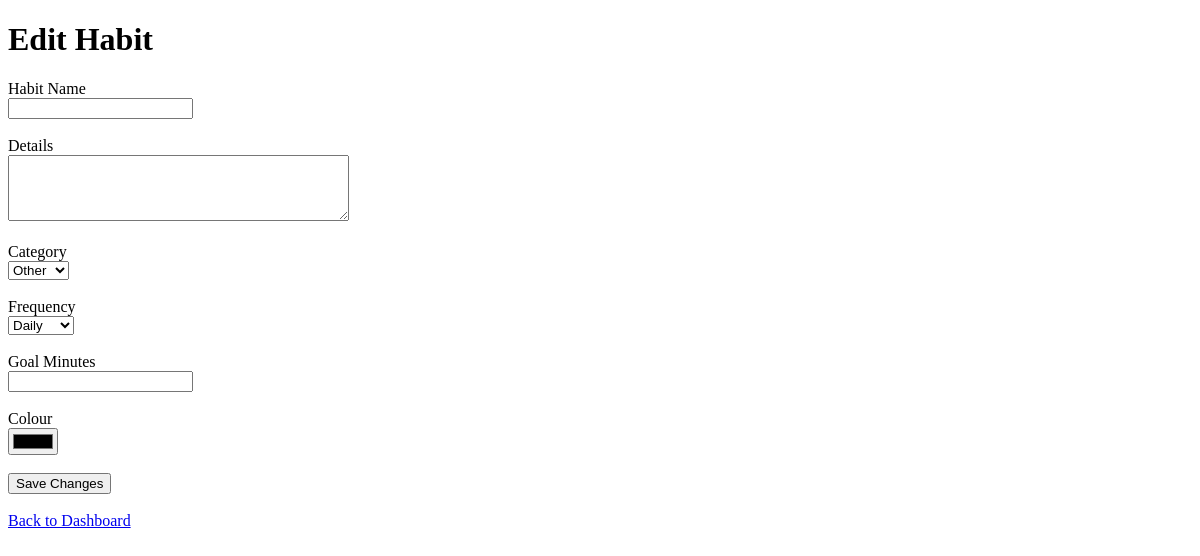
/edit/7 (signed in), run on an earlier commit of the app's database.
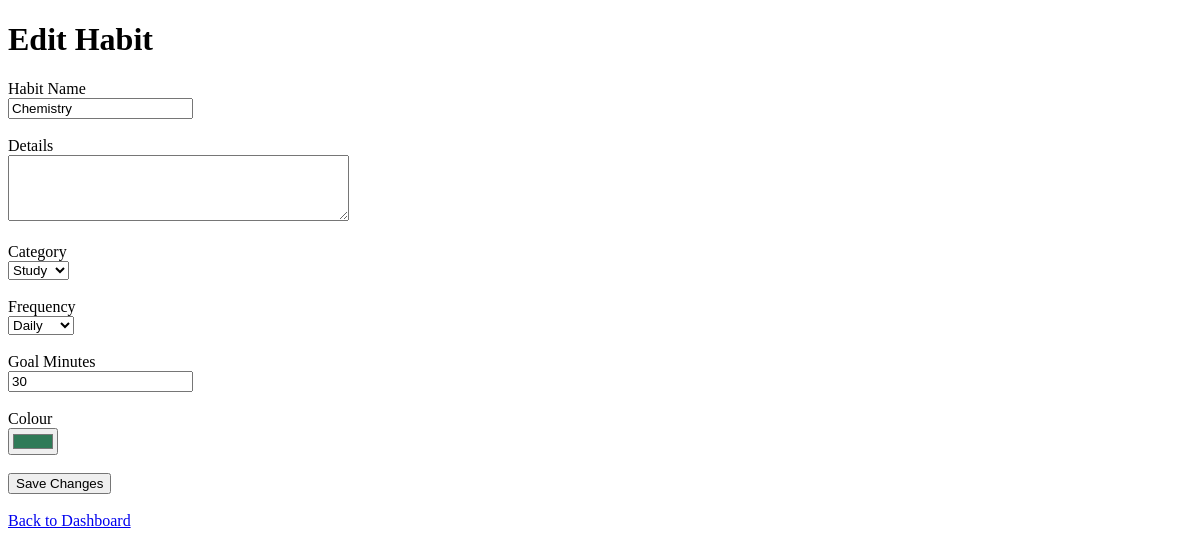
And on a later commit of the database.
### tables this page shows
CREATE TABLE habits (
            id INTEGER PRIMARY KEY AUTOINCREMENT,
            user_email TEXT NOT NULL,
            habit_name TEXT NOT NULL,
            details TEXT
        , category TEXT DEFAULT 'Other', frequency TEXT DEFAULT 'Daily', goal_minutes INTEGER DEFAULT 30, color TEXT DEFAULT '#2f7a57', action_id INTEGER);

### app.py (the view, shortened to what this page needs)
@app.route("/edit/<int:habit_id>", methods=["GET", "POST"])
def edit_habit(habit_id):
    if "user_email" not in session:
        return redirect(url_for("login"))
    conn = sqlite3.connect("life_tracker.db")
    habit = conn.execute(
        """
        SELECT *
        FROM habits
        WHERE id = ?
        AND user_email = ?
        """,
        (
            habit_id,
            session["user_email"]
        )
    ).fetchone()
    conn.close()
    return render_template(
        "edit_habit.html",
        habit=habit
    )

### templates/edit_habit.html (shortened to what this page needs)
{% extends "layout.html" %}
{% block body %}
<h1>Edit Habit</h1>
<form method="POST">
    <label>Habit Name</label><br>
    <input
        type="text"
        name="habit_name"
        value="{{ habit[2] }}"
        required
    >
    <br><br>
    <label>Details</label><br>
    <textarea
        name="details"
        rows="4"
        cols="40"
    >{{ habit[3] }}</textarea>
    <br><br>
<label>Category</label><br>
<select name="category">
    <option value="Other" {% if habit[4] == "Other" %}selected{% endif %}>Other</option>
    <option value="Study" {% if habit[4] == "Study" %}selected{% endif %}>Study</option>
</select>
<br><br>
<label>Frequency</label><br>
<select name="frequency">
    <option value="Daily" {% if habit[5] == "Daily" %}selected{% endif %}>Daily</option>
</select>
<br><br>
<label>Goal Minutes</label><br>
<input
    type="number"
    name="goal_minutes"
    value="{{ habit[6] }}"
    min="1"
>
<br><br>
<label>Colour</label><br>
<input
    type="color"
    name="color"
    value="{{ habit[7] }}"
>
<br><br>
    <button type="submit">Save Changes</button>
</form>
<br>
<a href="{{ url_for('dashboard') }}">
    Back to Dashboard
</a>
{% endblock %}

What changed in the data, as far as the page shows it:
added habits: habit_name "Chemistry", category "Study", frequency "Daily", goal_minutes "30", color "#2f7a57"
Also different on the page:
form field category: "Other" → (not shown)
form field frequency: "Daily" → (not shown)
form field color: "#000000" → (not shown)
